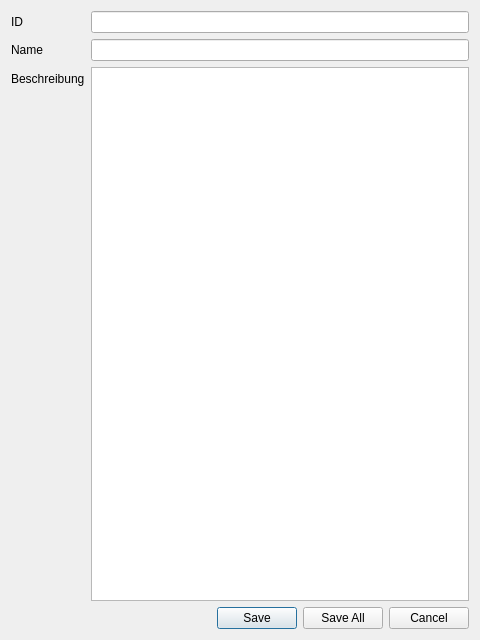
<?xml version="1.0" encoding="UTF-8"?>
<ui version="4.0">
 <class>Dialog</class>
 <widget class="QDialog" name="Dialog">
  <property name="geometry">
   <rect>
    <x>0</x>
    <y>0</y>
    <width>480</width>
    <height>640</height>
   </rect>
  </property>
  <property name="windowTitle">
   <string>Dialog</string>
  </property>
  <layout class="QVBoxLayout" name="verticalLayout">
   <item>
    <layout class="QFormLayout" name="formLayout">
     <item row="0" column="0">
      <widget class="QLabel" name="label_id">
       <property name="text">
        <string>ID</string>
       </property>
      </widget>
     </item>
     <item row="0" column="1">
      <widget class="QLineEdit" name="lineEdit_id">
       <property name="readOnly">
        <bool>true</bool>
       </property>
      </widget>
     </item>
     <item row="1" column="0">
      <widget class="QLabel" name="label_name">
       <property name="text">
        <string>Name</string>
       </property>
      </widget>
     </item>
     <item row="1" column="1">
      <widget class="QLineEdit" name="lineEdit_name"/>
     </item>
     <item row="2" column="0">
      <widget class="QLabel" name="label_description">
       <property name="text">
        <string>Beschreibung</string>
       </property>
      </widget>
     </item>
     <item row="2" column="1">
      <widget class="QTextEdit" name="textEdit_description"/>
     </item>
    </layout>
   </item>
   <item>
    <widget class="QDialogButtonBox" name="buttonBox">
     <property name="orientation">
      <enum>Qt::Horizontal</enum>
     </property>
     <property name="standardButtons">
      <set>QDialogButtonBox::Cancel|QDialogButtonBox::Save|QDialogButtonBox::SaveAll</set>
     </property>
    </widget>
   </item>
  </layout>
 </widget>
 <resources/>
 <connections>
  <connection>
   <sender>buttonBox</sender>
   <signal>accepted()</signal>
   <receiver>Dialog</receiver>
   <slot>accept()</slot>
   <hints>
    <hint type="sourcelabel">
     <x>248</x>
     <y>254</y>
    </hint>
    <hint type="destinationlabel">
     <x>157</x>
     <y>274</y>
    </hint>
   </hints>
  </connection>
  <connection>
   <sender>buttonBox</sender>
   <signal>rejected()</signal>
   <receiver>Dialog</receiver>
   <slot>reject()</slot>
   <hints>
    <hint type="sourcelabel">
     <x>316</x>
     <y>260</y>
    </hint>
    <hint type="destinationlabel">
     <x>286</x>
     <y>274</y>
    </hint>
   </hints>
  </connection>
 </connections>
</ui>
